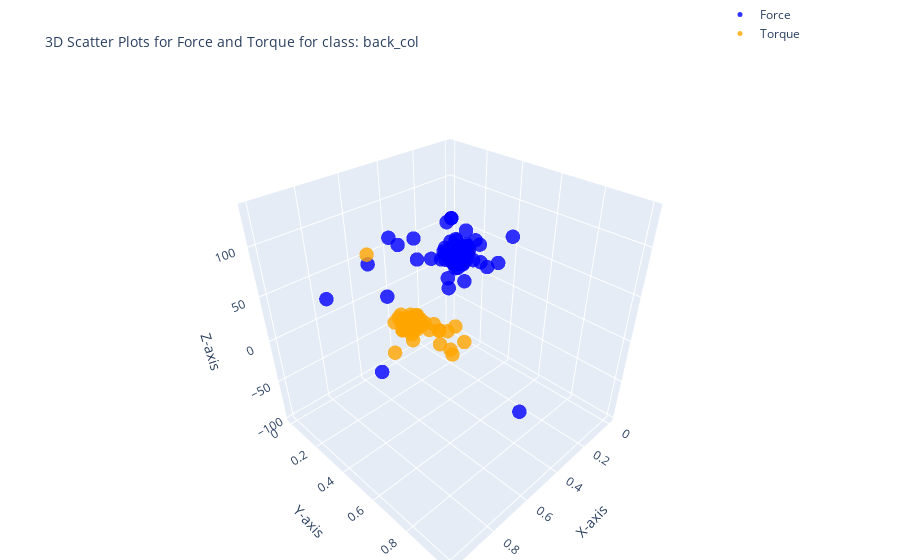

Notebook code cell kept with this figure:
### Code cell
import plotly.graph_objects as go
class_name = unique_classes[1]
df_fr_collision=class_dfs[class_name]
# 3D scatter plot for Force (Fx, Fy, Fz)
force_plot = go.Scatter3d(
    x=df_fr_collision['Fx'],
    y=df_fr_collision['Fy'],
    z=df_fr_collision['Fz'],
    mode='markers',
    marker=dict(size=5, color='blue', opacity=0.8),
    name='Force'
)

# 3D scatter plot for Torque (Tx, Ty, Tz)
torque_plot = go.Scatter3d(
    x=df_fr_collision['Tx'],
    y=df_fr_collision['Ty'],
    z=df_fr_collision['Tz'],
    mode='markers',
    marker=dict(size=5, color='orange', opacity=0.8),
    name='Torque'
)

# Create subplots
fig = go.Figure()

# Add Force plot
fig.add_trace(force_plot)
fig.add_trace(torque_plot)

# Layout settings
fig.update_layout(
    title='3D Scatter Plots for Force and Torque for class: ' + class_name,
    title_font=dict(size=14),  # Change the title font size
    scene=dict(
        xaxis_title='X-axis',
        yaxis_title='Y-axis',
        zaxis_title='Z-axis'
    ),
    legend=dict(x=0.8, y=1.2),
    margin=dict(l=0, r=0, b=0, t=40)
)

fig.show()
